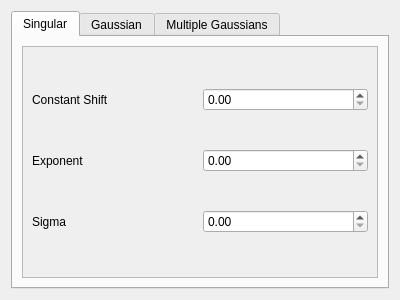
<?xml version="1.0" encoding="UTF-8"?>
<ui version="4.0">
 <class>Kernels</class>
 <widget class="QWidget" name="Kernels">
  <property name="geometry">
   <rect>
    <x>0</x>
    <y>0</y>
    <width>400</width>
    <height>300</height>
   </rect>
  </property>
  <property name="windowTitle">
   <string>Kernels</string>
  </property>
  <layout class="QVBoxLayout" name="verticalLayout_3">
   <item>
    <widget class="QTabWidget" name="tabWidget">
     <property name="tabPosition">
      <enum>QTabWidget::North</enum>
     </property>
     <property name="tabShape">
      <enum>QTabWidget::Rounded</enum>
     </property>
     <property name="currentIndex">
      <number>0</number>
     </property>
     <property name="elideMode">
      <enum>Qt::ElideNone</enum>
     </property>
     <property name="usesScrollButtons">
      <bool>true</bool>
     </property>
     <widget class="QWidget" name="singularTab">
      <property name="accessibleName">
       <string/>
      </property>
      <attribute name="title">
       <string>Singular</string>
      </attribute>
      <layout class="QVBoxLayout" name="verticalLayout_5">
       <item>
        <widget class="QScrollArea" name="scrollArea_2">
         <property name="widgetResizable">
          <bool>true</bool>
         </property>
         <widget class="QWidget" name="scrollAreaWidgetContents_2">
          <property name="geometry">
           <rect>
            <x>0</x>
            <y>0</y>
            <width>358</width>
            <height>231</height>
           </rect>
          </property>
          <layout class="QGridLayout" name="gridLayout_2">
           <item row="0" column="1">
            <widget class="QDoubleSpinBox" name="doubleSpinBox_7"/>
           </item>
           <item row="0" column="0">
            <widget class="QLabel" name="label_7">
             <property name="text">
              <string>Constant Shift</string>
             </property>
            </widget>
           </item>
           <item row="1" column="0">
            <widget class="QLabel" name="label_8">
             <property name="text">
              <string>Exponent</string>
             </property>
            </widget>
           </item>
           <item row="2" column="0">
            <widget class="QLabel" name="label_9">
             <property name="text">
              <string>Sigma</string>
             </property>
            </widget>
           </item>
           <item row="1" column="1">
            <widget class="QDoubleSpinBox" name="doubleSpinBox_8"/>
           </item>
           <item row="2" column="1">
            <widget class="QDoubleSpinBox" name="doubleSpinBox_9"/>
           </item>
          </layout>
         </widget>
        </widget>
       </item>
      </layout>
     </widget>
     <widget class="QWidget" name="gaussianTab">
      <attribute name="title">
       <string>Gaussian</string>
      </attribute>
      <layout class="QVBoxLayout" name="verticalLayout_4">
       <item>
        <widget class="QScrollArea" name="scrollArea_3">
         <property name="widgetResizable">
          <bool>true</bool>
         </property>
         <widget class="QWidget" name="scrollAreaWidgetContents_3">
          <property name="geometry">
           <rect>
            <x>0</x>
            <y>0</y>
            <width>358</width>
            <height>231</height>
           </rect>
          </property>
          <layout class="QGridLayout" name="gridLayout_3">
           <item row="0" column="0">
            <widget class="QLabel" name="label_10">
             <property name="text">
              <string>Constant Shift</string>
             </property>
            </widget>
           </item>
           <item row="0" column="1">
            <widget class="QDoubleSpinBox" name="doubleSpinBox_10"/>
           </item>
           <item row="1" column="0">
            <widget class="QLabel" name="label_11">
             <property name="text">
              <string>Sigma</string>
             </property>
            </widget>
           </item>
           <item row="1" column="1">
            <widget class="QDoubleSpinBox" name="doubleSpinBox_11"/>
           </item>
          </layout>
         </widget>
        </widget>
       </item>
      </layout>
     </widget>
     <widget class="QWidget" name="multipleGaussiansTab">
      <attribute name="title">
       <string>Multiple Gaussians</string>
      </attribute>
      <layout class="QVBoxLayout" name="verticalLayout_2">
       <item>
        <layout class="QVBoxLayout" name="verticalLayout">
         <item>
          <widget class="QFrame" name="frame">
           <property name="frameShape">
            <enum>QFrame::StyledPanel</enum>
           </property>
           <property name="frameShadow">
            <enum>QFrame::Raised</enum>
           </property>
           <layout class="QHBoxLayout" name="horizontalLayout_3">
            <item>
             <widget class="QLabel" name="label_6">
              <property name="text">
               <string>Constant Shift</string>
              </property>
             </widget>
            </item>
            <item>
             <widget class="QDoubleSpinBox" name="doubleSpinBox_6"/>
            </item>
           </layout>
          </widget>
         </item>
         <item>
          <widget class="QPushButton" name="addGaussian">
           <property name="text">
            <string>Add gaussian</string>
           </property>
          </widget>
         </item>
         <item>
          <widget class="QPushButton" name="removeGaussian">
           <property name="text">
            <string>Remove gaussian</string>
           </property>
          </widget>
         </item>
         <item>
          <widget class="QScrollArea" name="sigmasScroll">
           <property name="verticalScrollBarPolicy">
            <enum>Qt::ScrollBarAsNeeded</enum>
           </property>
           <property name="widgetResizable">
            <bool>true</bool>
           </property>
           <widget class="QWidget" name="sigmas">
            <property name="geometry">
             <rect>
              <x>0</x>
              <y>0</y>
              <width>342</width>
              <height>172</height>
             </rect>
            </property>
            <layout class="QGridLayout" name="gridLayout">
             <item row="0" column="0">
              <widget class="QLabel" name="label">
               <property name="text">
                <string>Sigma 1</string>
               </property>
              </widget>
             </item>
             <item row="1" column="0">
              <widget class="QLabel" name="label_2">
               <property name="text">
                <string>Sigma 2</string>
               </property>
              </widget>
             </item>
             <item row="3" column="0">
              <widget class="QLabel" name="label_4">
               <property name="text">
                <string>Sigma 4</string>
               </property>
              </widget>
             </item>
             <item row="2" column="0">
              <widget class="QLabel" name="label_3">
               <property name="text">
                <string>Sigma 3</string>
               </property>
              </widget>
             </item>
             <item row="0" column="1">
              <widget class="QDoubleSpinBox" name="doubleSpinBox"/>
             </item>
             <item row="4" column="0">
              <widget class="QLabel" name="label_5">
               <property name="text">
                <string>Sigma 5</string>
               </property>
              </widget>
             </item>
             <item row="1" column="1">
              <widget class="QDoubleSpinBox" name="doubleSpinBox_2"/>
             </item>
             <item row="2" column="1">
              <widget class="QDoubleSpinBox" name="doubleSpinBox_3"/>
             </item>
             <item row="3" column="1">
              <widget class="QDoubleSpinBox" name="doubleSpinBox_4"/>
             </item>
             <item row="4" column="1">
              <widget class="QDoubleSpinBox" name="doubleSpinBox_5"/>
             </item>
            </layout>
           </widget>
          </widget>
         </item>
        </layout>
       </item>
      </layout>
     </widget>
    </widget>
   </item>
  </layout>
 </widget>
 <resources/>
 <connections/>
</ui>
